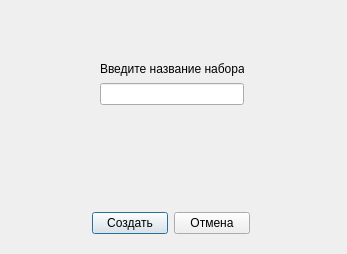
<?xml version="1.0" encoding="UTF-8"?>
<ui version="4.0">
 <class>CreatePointsTabDialog</class>
 <widget class="QDialog" name="CreatePointsTabDialog">
  <property name="geometry">
   <rect>
    <x>0</x>
    <y>0</y>
    <width>347</width>
    <height>254</height>
   </rect>
  </property>
  <property name="windowTitle">
   <string>CreatePointsTabDialog</string>
  </property>
  <widget class="QLabel" name="errorLabel">
   <property name="geometry">
    <rect>
     <x>150</x>
     <y>110</y>
     <width>49</width>
     <height>16</height>
    </rect>
   </property>
   <property name="text">
    <string/>
   </property>
  </widget>
  <widget class="QWidget" name="">
   <property name="geometry">
    <rect>
     <x>100</x>
     <y>60</y>
     <width>144</width>
     <height>45</height>
    </rect>
   </property>
   <layout class="QVBoxLayout" name="verticalLayout">
    <item>
     <widget class="QLabel" name="label">
      <property name="text">
       <string>Введите название набора</string>
      </property>
     </widget>
    </item>
    <item>
     <widget class="QLineEdit" name="nameLineEdit"/>
    </item>
   </layout>
  </widget>
  <widget class="QWidget" name="">
   <property name="geometry">
    <rect>
     <x>92</x>
     <y>210</y>
     <width>158</width>
     <height>26</height>
    </rect>
   </property>
   <layout class="QHBoxLayout" name="horizontalLayout">
    <item>
     <widget class="QPushButton" name="createPushButton">
      <property name="text">
       <string>Создать</string>
      </property>
     </widget>
    </item>
    <item>
     <widget class="QPushButton" name="discardPushButton">
      <property name="text">
       <string>Отмена</string>
      </property>
     </widget>
    </item>
   </layout>
  </widget>
 </widget>
 <resources/>
 <connections/>
</ui>
